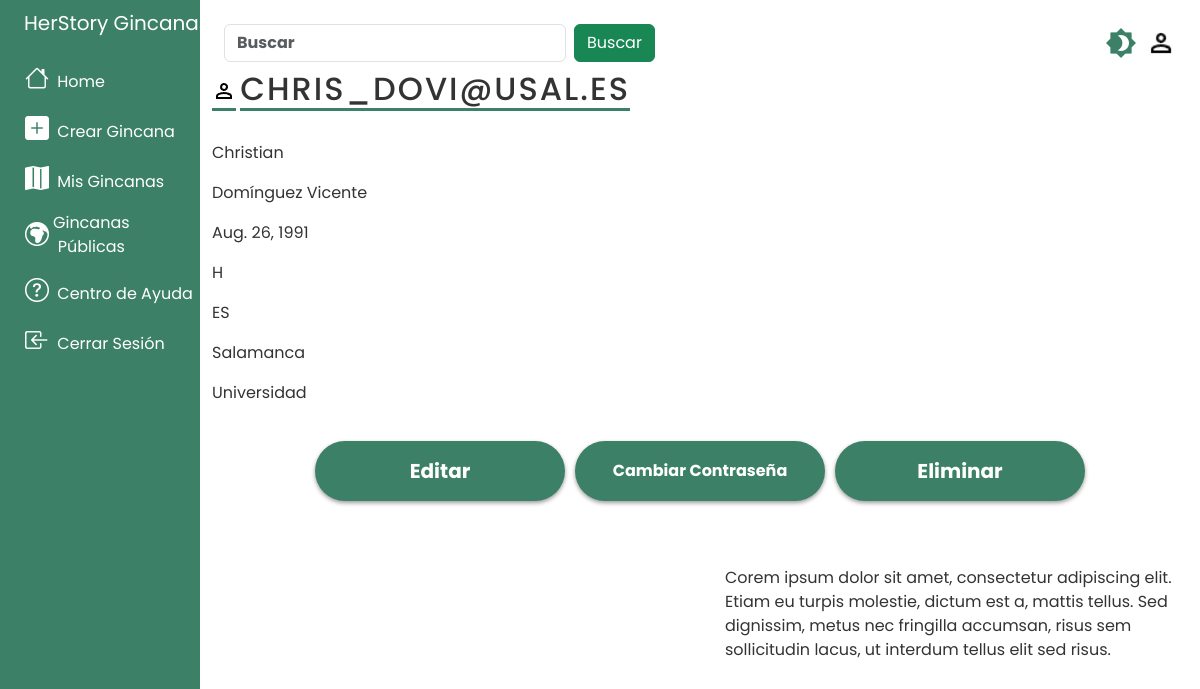
Page /profesor/chris_dovi@usal.es/ (signed in) on the committed database.
### tasks/models.py (models this page shows, shortened)
class Profesor(AbstractBaseUser):
    GENDER_CHOICES = (
        ('H', 'Hombre'),
        ('M', 'Mujer'),
        ('O', 'Otro')
    )
    COUNTRY_CHOICES = (
        ("AF", "Afghanistan"),
        ("AX", "Åland Islands"),
        ("AL", "Albania"),
        ("DZ", "Algeria"),
        ("AS", "American Samoa"),
        ("AD", "Andorra"),
        ("AO", "Angola"),
        ("AI", "Anguilla"),
        ("AQ", "Antarctica"),
        ("AG", "Antigua and Barbuda"),
        ("AR", "Argentina"),
        ("AM", "Armenia"),
        ("AW", "Aruba"),
        ("AU", "Australia"),
        ("AT", "Austria"),
        ("AZ", "Azerbaijan"),
        ("BS", "Bahamas"),
        ("BH", "Bahrain"),
        ("BD", "Bangladesh"),
        ("BB", "Barbados"),
        ("BY", "Belarus"),
        ("BE", "Belgium"),
        ("BZ", "Belize"),
        ("BJ", "Benin"),
        ("BM", "Bermuda"),
        ("BT", "Bhutan"),
        ("BO", "Bolivia (Plurinational State of)"),
        ("BQ", "Bonaire, Sint Eustatius and Saba"),
        ("BA", "Bosnia and Herzegovina"),
        ("BW", "Botswana"),
        ("BV", "Bouvet Island"),
        ("BR", "Brazil"),
        ("IO", "British Indian Ocean Territory"),
        ("BN", "Brunei Darussalam"),
        ("BG", "Bulgaria"),
        ("BF", "Burkina Faso"),
        ("BI", "Burundi"),
        ("CV", "Cabo Verde"),
        ("KH", "Cambodia"),
        ("CM", "Cameroon"),
        ("CA", "Canada"),
        ("KY", "Cayman Islands"),
        ("CF", "Central African Republic"),
        ("TD", "Chad"),
        ("CL", "Chile"),
        ("CN", "China"),
        ("CX", "Christmas Island"),
        ("CC", "Cocos (Keeling) Islands"),
        ("CO", "Colombia"),
        ("KM", "Comoros"),
        ("CG", "Congo"),
        ("CD", "Congo (the Democratic Republic of the)"),
        ("CK", "Cook Islands"),
        ("CR", "Costa Rica"),
        ("CI", "Côte d'Ivoire"),
        ("HR", "Croatia"),
        ("CU", "Cuba"),
        ("CW", "Curaçao"),
        ("CY", "Cyprus"),
        ("CZ", "Czechia"),
        ("DK", "Denmark"),
        ("DJ", "Djibouti"),
        ("DM", "Dominica"),
        ("DO", "Dominican Republic"),
        ("EC", "Ecuador"),
        ("EG", "Egypt"),
        ("SV", "El Salvador"),
        ("GQ", "Equatorial Guinea"),
        ("ER", "Eritrea"),
        ("EE", "Estonia"),
        ("SZ", "Eswatini"),
        ("ET", "Ethiopia"),
        ("FK", "Falkland Islands (Malvinas)"),
        ("FO", "Faroe Islands"),
        ("FJ", "Fiji"),
        ("FI", "Finland"),
        ("FR", "France"),
        ("GF", "French Guiana"),
        ("PF", "French Polynesia"),
        ("TF", "French Southern Territories"),
        ("GA", "Gabon"),
        ("GM", "Gambia"),
        ("GE", "Georgia"),
        ("DE", "Germany"),
        ("GH", "Ghana"),
        ("GI", "Gibraltar"),
        ("GR", "Greece"),
        ("GL", "Greenland"),
        ("GD", "Grenada"),
        ("GP", "Guadeloupe"),
        ("GU", "Guam"),
        ("GT", "Guatemala"),
        ("GG", "Guernsey"),
        ("GN", "Guinea"),
        ("GW", "Guinea-Bissau"),
        ("GY", "Guyana"),
        ("HT", "Haiti"),
        ("HM", "Heard Island and McDonald Islands"),
        ("VA", "Holy See"),
        ("HN", "Honduras"),
        ("HK", "Hong Kong"),
        ("HU", "Hungary"),
        ("IS", "Iceland"),
        ("IN", "India"),
        ("ID", "Indonesia"),
        ("IR", "Iran (Islamic Republic of)"),
        ("IQ", "Iraq"),
        ("IE", "Ireland"),
        ("IM", "Isle of Man"),
        ("IL", "Israel"),
        ("IT", "Italy"),
        ("JM", "Jamaica"),
        ("JP", "Japan"),
        ("JE", "Jersey"),
        ("JO", "Jordan"),
        ("KZ", "Kazakhstan"),
        ("KE", "Kenya"),
        ("KI", "Kiribati"),
        ("KP", "Korea (the Democratic People's Republic of)"),
        ("KR", "Korea (the Republic of)"),
        ("KW", "Kuwait"),
        ("KG", "Kyrgyzstan"),
        ("LA", "Lao People's Democratic Republic"),
        ("LV", "Latvia"),
        ("LB", "Lebanon"),
        ("LS", "Lesotho"),
        ("LR", "Liberia"),
        ("LY", "Libya"),
        ("LI", "Liechtenstein"),
        ("LT", "Lithuania"),
        ("LU", "Luxembourg"),
        ("MO", "Macao"),
        ("MG", "Madagascar"),
        ("MW", "Malawi"),
        ("MY", "Malaysia"),
        ("MV", "Maldives"),
        ("ML", "Mali"),
        ("MT", "Malta"),
        ("MH", "Marshall Islands"),
        ("MQ", "Martinique"),
        ("MR", "Mauritania"),
        ("MU", "Mauritius"),
        ("YT", "Mayotte"),
        ("MX", "Mexico"),
        ("FM", "Micronesia (Federated States of)"),
        ("MD", "Moldova (the Republic of)"),
        ("MC", "Monaco"),
        ("MN", "Mongolia"),
        ("ME", "Montenegro"),
        ("MS", "Montserrat"),
        ("MA", "Morocco"),
        ("MZ", "Mozambique"),
        ("MM", "Myanmar"),
        ("NA", "Namibia"),
        ("NR", "Nauru"),
        ("NP", "Nepal"),
        ("NL", "Netherlands"),
        ("NC", "New Caledonia"),
        ("NZ", "New Zealand"),
        ("NI", "Nicaragua"),
        ("NE", "Niger"),
        ("NG", "Nigeria"),
        ("NU", "Niue"),
        ("NF", "Norfolk Island"),
        ("MK", "North Macedonia"),
        ("MP", "Northern Mariana Islands"),
        ("NO", "Norway"),
        ("OM", "Oman"),
        ("PK", "Pakistan"),
        ("PW", "Palau"),
        ("PS", "Palestine, State of"),
        ("PA", "Panama"),
        ("PG", "Papua New Guinea"),
        ("PY", "Paraguay"),
        ("PE", "Peru"),
        ("PH", "Philippines"),
        ("PN", "Pitcairn"),
        ("PL", "Poland"),
        ("PT", "Portugal"),
        ("PR", "Puerto Rico"),
        ("QA", "Qatar"),
        ("RE", "Réunion"),
        ("RO", "Romania"),
        ("RU", "Russian Federation"),
        ("RW", "Rwanda"),
        ("BL", "Saint Barthélemy"),
        ("SH", "Saint Helena, Ascension and Tristan da Cunha"),
        ("KN", "Saint Kitts and Nevis"),
        ("LC", "Saint Lucia"),
        ("MF", "Saint Martin (French part)"),
        ("PM", "Saint Pierre and Miquelon"),
        ("VC", "Saint Vincent and the Grenadines"),
        ("WS", "Samoa"),
        ("SM", "San Marino"),
        ("ST", "Sao Tome and Principe"),
        ("SA", "Saudi Arabia"),
        ("SN", "Senegal"),
        ("RS", "Serbia"),
        ("SC", "Seychelles"),
        ("SL", "Sierra Leone"),
        ("SG", "Singapore"),
        ("SX", "Sint Maarten (Dutch part)"),
        ("SK", "Slovakia"),
        ("SI", "Slovenia"),
        ("SB", "Solomon Islands"),
        ("SO", "Somalia"),
        ("ZA", "South Africa"),
        ("GS", "South Georgia and the South Sandwich Islands"),
        ("SS", "South Sudan"),
        ("ES", "Spain"),
        ("LK", "Sri Lanka"),
        ("SD", "Sudan"),
        ("SR", "Suriname"),
        ("SJ", "Svalbard and Jan Mayen"),
        ("SE", "Sweden"),
        ("CH", "Switzerland"),
        ("SY", "Syrian Arab Republic"),
        ("TW", "Taiwan (Province of China)"),
        ("TJ", "Tajikistan"),
        ("TZ", "Tanzania, the United Republic of"),
        ("TH", "Thailand"),
        ("TL", "Timor-Leste"),
        ("TG", "Togo"),
        ("TK", "Tokelau"),
        ("TO", "Tonga"),
        ("TT", "Trinidad and Tobago"),
        ("TN", "Tunisia"),
        ("TR", "Türkiye"),
        ("TM", "Turkmenistan"),
        ("TC", "Turks and Caicos Islands"),
        ("TV", "Tuvalu"),
        ("UG", "Uganda"),
        ("UA", "Ukraine"),
        ("AE", "United Arab Emirates"),
        ("GB", "United Kingdom of Great Britain and Northern Ireland"),
        ("UM", "United States Minor Outlying Islands"),
        ("US", "United States of America"),
        ("UY", "Uruguay"),
        ("UZ", "Uzbekistan"),
        ("VU", "Vanuatu"),
        ("VE", "Venezuela (Bolivarian Republic of)"),
        ("VN", "Viet Nam"),
        ("VG", "Virgin Islands (British)"),
        ("VI", "Virgin Islands (U.S.)"),
        ("WF", "Wallis and Futuna"),
        ("EH", "Western Sahara"),
        ("YE", "Yemen"),
        ("ZM", "Zambia"),
        ("ZW", "Zimbabwe"),
    )
    email = models.EmailField("Correo Electrónico", unique = True, max_length=254, primary_key=True)
    nombre = models.CharField("Nombre" ,max_length=200, null=True, blank=False)
    apellidos = models.CharField("Apellidos", max_length=200, null=True, blank=False)
    imagen = models.ImageField("Imagen de Perfil", default="usuario.png", upload_to='', null=True, blank=True)
    usuario_activo = models.BooleanField(default = True)
    usuario_administrador = models.BooleanField(default=False)
    usuario_verificado = models.BooleanField(default=False)
    fecha_nacimiento = models.DateField('Fecha de nacimiento', null=True, blank=False)
    genero = models.CharField("Género", max_length=1 , choices=GENDER_CHOICES, default='H', null=True)
    pais = models.CharField("País", max_length=2 , choices=COUNTRY_CHOICES, null=True)
    ciudad = models.CharField("Ciudad", max_length=200, null=True, blank=True)
    organizacion = models.CharField("Organizacion", max_length=200, null=True, blank=False)
    objects = Usuario()
    USERNAME_FIELD = 'email'
    REQUIRED_FIELDS = ['nombre', 'apellidos', 'fecha_nacimiento', 'genero', 'pais', 'ciudad', 'organizacion']

### tasks/views.py (the view, shortened to what this page needs)
# urls.py: path('profesor/<str:email_id>/', views.profesor, name='profesor'),
@login_required
def profesor(request, email_id):
    profesores = Profesor.objects.filter(email=request.user.email)
    dark_mode_cookie = request.COOKIES.get('darkModeEnabled')
    dark_mode_enabled = dark_mode_cookie if dark_mode_cookie is not None else False
    if request.method == 'GET':
        profesor = get_object_or_404(Profesor, pk=email_id, email=request.user.email)
        return render(request, 'profesor.html', {'profesor': profesor, 'profesores': profesores, 'darkModeEnabled': dark_mode_enabled})

### tasks/templates/profesor.html (shortened to what this page needs)
{% extends 'base.html' %}
{% block content %}
{% load static %}
<h1><img class="profile-pic" src="{{ profesor.imagen.url }}" ></h1>
<h1 class="titulo">{{profesor.email}}</h1>
<p>{{profesor.nombre}}</p>
<p>{{profesor.apellidos}}</p>
<p>{{profesor.fecha_nacimiento}}</p>
<p>{{profesor.genero}}</p>
<p>{{profesor.pais}}</p>
<p>{{profesor.ciudad}}</p>
<p>{{profesor.organizacion}}</p>
<div >
    <div class="input-registro">
    <form method="POST" enctype="multipart/form-data">
        <button class="btn-signin">
            Editar
        </button>
    </form>
    <form action="{% url 'verificacion_password2' profesor.email %}" method="POST">
        <button class="btn-pass">
            Cambiar Contraseña
        </button>
    </form>
    <form action="{% url 'profesor_eliminar' profesor.email %}" method="POST">
        <button class="btn-signin">
            Eliminar
        </button>
    </form>
</div>
<footer class="footer">
    <div class="footer-group">
        <div class="footer-box">
        </div>
        <div class="footer-box">
            <p>
                Corem ipsum dolor sit amet, consectetur adipiscing elit.
                Etiam eu turpis molestie, dictum est a, mattis tellus.
                Sed dignissim, metus nec fringilla accumsan, risus sem sollicitudin lacus, ut interdum tellus elit sed risus.
            </p>
        </div>
    </div>
</div>
{% endblock %}

### tasks/templates/base.html (shortened to what this page needs)
<!DOCTYPE html>
{% load static %}
<html lang="es">
<head>
    <link rel="stylesheet" href="{% static 'scss/custom.css' %}">
    <link id="modo" rel="stylesheet" href="{% static 'scss/modo_claro.css' %}">
    <link href="https://cdn.jsdelivr.net/npm/bootstrap@5.3.3/dist/css/bootstrap.min.css" rel="stylesheet">
    <link rel="stylesheet" href="https://cdn.jsdelivr.net/npm/bootstrap-icons@1.11.3/font/bootstrap-icons.min.css">
    <link rel="stylesheet" href="https://unpkg.com/leaflet@1.9.4/dist/leaflet.css" />
</head>
<body>
    <div class="container-fluid">
        <div class="row flex-nowrap">
            {% if user.is_authenticated %}
            <div class="col-auto col-md-3 col-xl-2 px-sm-2 px-0  bg-boton">
                <div class="d-flex flex-column align-items-center align-items-sm-start px-3 pt-2 text-white min-vh-100">
                    <ul class="nav nav-pills flex-column mb-sm-auto mb-0 align-items-center align-items-sm-start position-fixed" id="menu">
                        <a href="{% url 'home' %}" class="d-flex align-items-center pb-3 mb-md-0 me-md-auto text-white text-decoration-none">
                            <span class="fs-5 d-none d-md-inline">HerStory Gincanas</span>
                        </a>
                        <li class="nav-item">
                            <a href="{% url 'home' %}" class="btn btn-boton align-middle px-0 text-white">
                                <i class="fs-4 bi-house"></i> <span class="ms-1 d-none d-md-inline">Home</span>
                            </a>
                        </li>
                        <li class="nav-item">
                            <a href="{% url 'crear_gincana' %}" class="btn btn-boton align-middle px-0 text-white">
                                <i class="fs-4 bi-plus-square-fill"></i> <span class="ms-1 d-none d-md-inline">Crear Gincana</span> </a>
                        </li>
                        <li class="nav-item">
                            <a href="{% url 'mis_gincanas' %}" class="btn btn-boton align-middle px-0 text-white">
                                <i class="fs-4 bi-map-fill"></i> <span class="ms-1 d-none d-md-inline">Mis Gincanas</span></a>
                        </li>
                        <li class="nav-item">
                            <a href="{% url 'gincanas_publicas' %}" class="btn btn-boton align-middle px-0 text-white">
                                <div class="d-flex align-items-center">
                                    <i class="fs-4 bi-globe-europe-africa"></i>
                                    <div class="d-flex flex-column ">
                                        <span class="ms-1 d-none d-md-inline">Gincanas</span>
                                        <span class="ms-1 d-none d-md-inline">Públicas</span>
                                    </div>
                                </div>
                            </a>
                        </li>
                        <li class="nav-item">
                            <a href="{% url 'centro_de_ayuda' %}" class="btn btn-boton align-middle px-0 text-white">
                                <i class="fs-4 bi-question-circle"></i> <span class="ms-1 d-none d-md-inline">Centro de Ayuda</span></a>
                        </li>
                        <li class="nav-item">
                            <a href="{% url 'logout' %}" class="btn btn-boton align-middle px-0 text-white">
                                <i class="fs-4 bi-box-arrow-in-left"></i> <span class="ms-1 d-none d-md-inline">Cerrar Sesión</span></a>
                        </li>
                    </ul>
                </div>
            </div>
            {% endif %}
            <div class="col py-3">
                {% if user.is_authenticated %}
                <nav class="navbar sticky-top navegador">
                    <div class="container-fluid">
                        <form class="d-flex" role="search" action="{% url 'buscar_gincanas' %}" method="GET">
                            <input class="form-control me-2" type="search" placeholder="Buscar" aria-label="Buscar" name="q">
                            <button class="btn btn-success" type="submit">Buscar</button>
                        </form>
                        <div style="display: flex; justify-content: center;">
                            {% for profesor in profesores %}
                                <button id="dark-mode-toggle" style="border: none; background-color: transparent;">
                                    <img id="dark-mode-image" width="30" height="30" class="rounded-circle" src="{% static 'media/Modo_oscuro.png' %}" >
                                </button>
                                <a href="{% url 'profesor' profesor.email %}" class="d-flex align-items-center text-white text-decoration-none">
                                    <img width="30" height="30" class="rounded-circle" src="{{ profesor.imagen.url }}" >
                                </a>
                            {% endfor %}
                        </div>
                    </div>
                </nav>
                {% endif %}
                {% block content %}
                {% endblock %}
            </div>
        </div>
    </div>
</body>
</html>

### rows in the picture
Profesor: imagen (picture), email "CHRIS_DOVI@USAL.ES", nombre "Christian", apellidos "Domínguez Vicente", fecha_nacimiento "Aug. 26, 1991", genero "H", pais "ES", ciudad "Salamanca", organizacion "Universidad"
